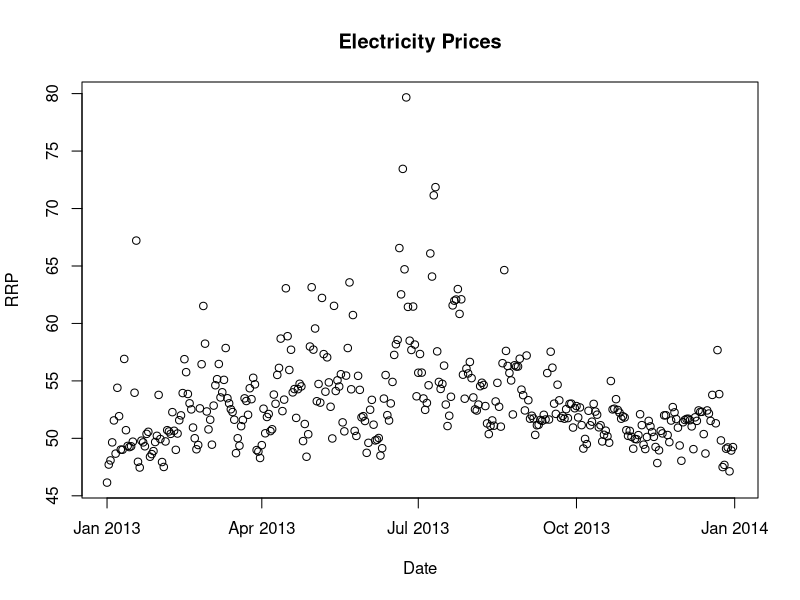

Recreate this plot in R.
## ---- chunk 1
library(plyr)
# Reading in the data:
AEMO <- read.csv("AEMOPriceDataSimple.csv")
SydTemp <- read.csv("SydTemp.csv")
minTemp <- SydTemp$Minimum.temperature..Degree.C.
maxTemp <- SydTemp$Maximum.temperature..Degree.C.
maxTemp <- maxTemp[SydTemp$Year == 2013]
minTemp <- minTemp[SydTemp$Year == 2013]
maxTemp <- maxTemp[!is.na(maxTemp)]
minTemp <- minTemp[!is.na(minTemp)]

Date <- as.Date(AEMO$Date, '%d/%m/%y')
AEMO <- subset(AEMO, select = c("RRP"))
AEMO <- cbind(AEMO, Date)

SydTemp <-
cbind(SydTemp, Date = as.Date(ISOdate(SydTemp$Year, SydTemp$Month, SydTemp$Day)))

df <- na.omit(merge(AEMO, SydTemp, by.x = "Date", by.y = "Date"))
df <- rename(df, c("Maximum.temperature..Degree.C."="temp_max","Minimum.temperature..Degree.C."="temp_min"))
df <- subset(df, select = c("temp_max", "temp_min", "Date", 'RRP'))
head(df)
## ---- chunk 2
# we notice this has an obvious outlier in December
df[df$RRP > 200, ]
# we see this corresponds to the large electrical storm on 20th December 2013, so will delete
# this from our dataset.
df <- df[df$RRP < 200, ]
plot(df$Date, df$RRP, xlab = "Date", ylab = "RRP", title("Electricity Prices"))
# We notice that this perhaps looks a little buldge in Australia's Winter months (May-September)
summary(df$RRP)
## ---- chunk 3
# Pulling out the p_value
linearModel <- lm(df$RRP~df$temp_min)
linear_model_p_value <- anova(linearModel)$'Pr(>F)'[1]
nonlinearModel <- lm(df$RRP~df$temp_min + I(df$temp_min^2))
non_linear_model_p_value <- coef(summary(nonlinearModel))[, "Pr(>|t|)"]
## ---- chunk 4
pieLinear <- function(x, k) 
{
    # Produces a model matrix for linear models using knots.
    positive <- function(x) 
    {
        # Replaces negative values with zeros.
        x[x < 0] <- 0
        return(x)
    }
    
    modelMatrix <- matrix(c(x))
    for (i in 1:length(k)) 
    {
        modelMatrix <- cbind(modelMatrix, positive(x - k[i]))
    }
    return(modelMatrix)
}
## ---- chunk 5
x <- 1:10
knots <- c(2, 6)
X <- pieLinear(x, knots)
print(X)
